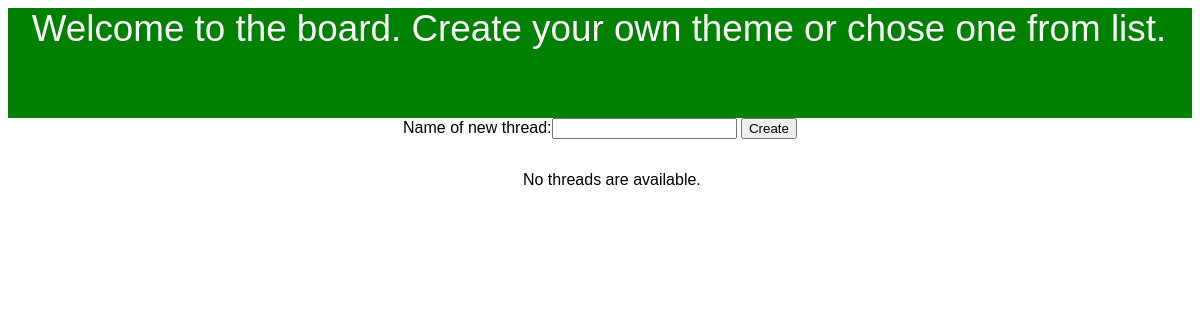
Page /board/ on the earlier database version.
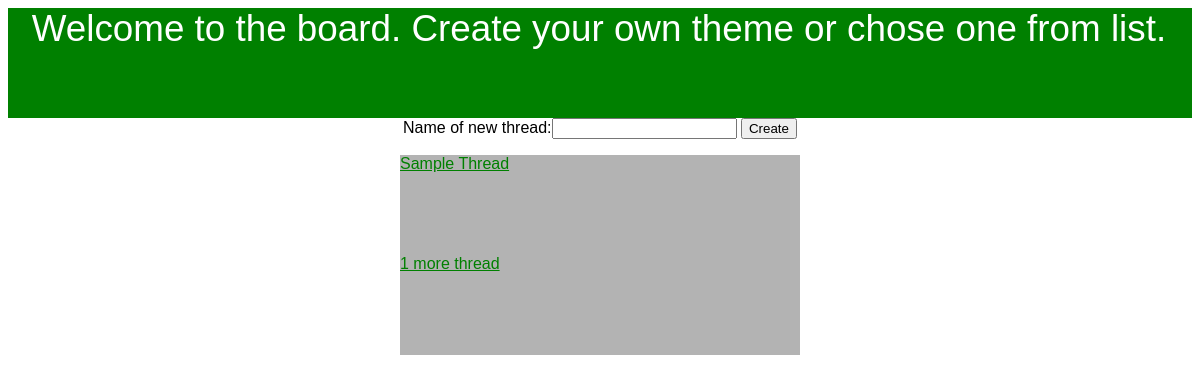
Same page on the later database version.
### imgboard/models.py (models this page shows)
class Thread(models.Model):
	thread_name = models.CharField(max_length=50)

### imgboard/views.py (the view, shortened to what this page needs)
class IndexView(View):
	thread_form = ThreadForm
	initial = {'key': 'value'}
	def get(self, request, **kwargs):
		form = self.thread_form(initial=self.initial)
		thread_list = Thread.objects.all()
		context = {'thread_list': thread_list,
					'form': form,
		}
		return render(request, 'index.html', context)

### imgboard/forms.py
class ThreadForm(forms.Form):
	thread_name = forms.CharField(label='Name of new thread', max_length=30)

### imgboard/templates/index.html (shortened to what this page needs)
{% load static %}
<link rel="stylesheet" type="text/css" href="{% static 'imgboard/index_style.css' %}" </>
<div class="body">
<div class="header">
   <p>{{ "Welcome to the board. Create your own theme or chose one from list." }}</p>
</div>
<div class="body-content">
<div>
  <form method="post">
    {{ form }}
   <input type="submit" value="Create"/>
</div>
{% if thread_list %}
    <div>
    {% for thread in thread_list %}
        <div id="thread_list"><a href="{% url 'imgboard:thread' thread.id %}">{{ thread.thread_name }}</a></div>
    {% endfor %}
    </div>
{% else %}
    <p>No threads are available.</p>
{% endif %}
</div>
</div>

Differences in the rows shown:
added Thread: thread_name "Sample Thread"
added Thread: thread_name "1 more thread"
Other differences:
text no longer shown: "No threads are available."
